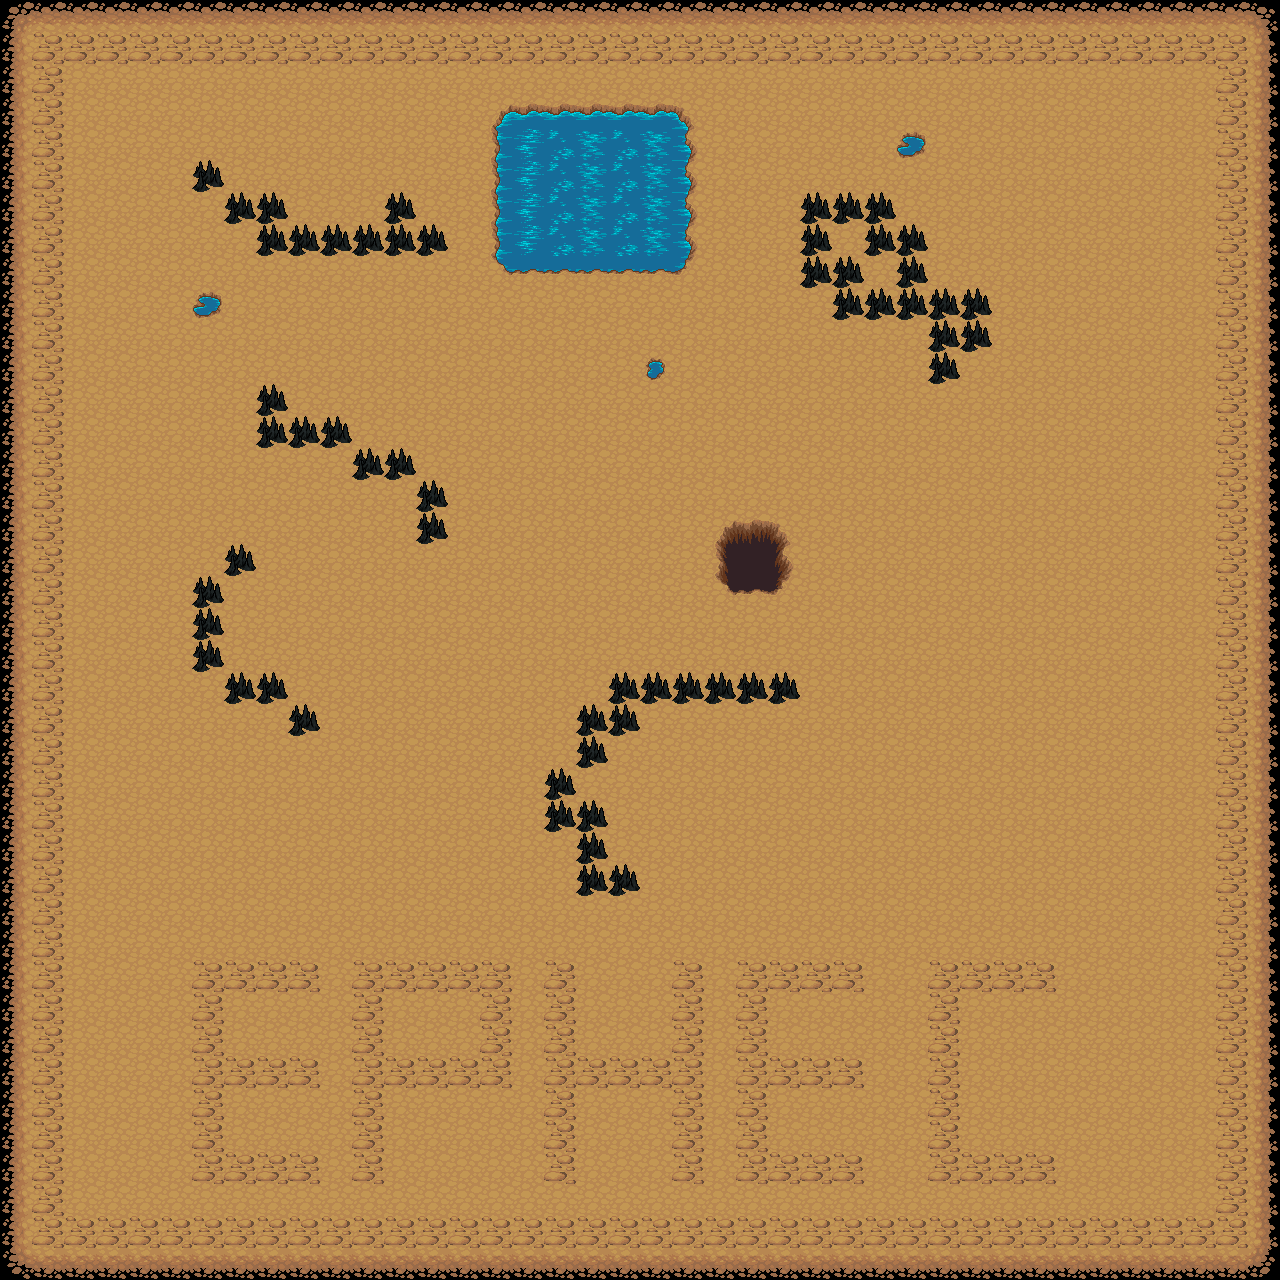

The image is a tile-based game level rendered from a .tmx file. Its description and source (layers, tilesets, objects; grid data summarised) follow:
An orthogonal 40x40 tile map with 32x32 px tiles, 5 tile layers (fond, contour, Pics, passageMapHerbe, ...), 1 hidden layer not drawn, 6 tilesets and 1 object (changemap).

<map version="1.0" orientation="orthogonal" renderorder="right-down" width="40" height="40" tilewidth="32" tileheight="32">
 <tileset firstgid="1" name="dirt" tilewidth="32" tileheight="32">
  <image source="tuiles/LPC Base Assets/tiles/dirt.png" width="96" height="192" />
 </tileset>
 <tileset firstgid="19" name="mountains" tilewidth="32" tileheight="32">
  <image source="tuiles/LPC Base Assets/tiles/mountains.png" width="384" height="288" />
 </tileset>
 <tileset firstgid="127" name="tuile-logic" tilewidth="32" tileheight="32">
  <image source="tuiles/tuile-logic.png" width="160" height="160" />
 </tileset>
 <tileset firstgid="152" name="hole" tilewidth="32" tileheight="32">
  <image source="tuiles/LPC Base Assets/tiles/hole.png" width="96" height="192" />
 </tileset>
 <tileset firstgid="170" name="brackish" tilewidth="32" tileheight="32">
  <image source="tuiles/LPC Base Assets/tiles/brackish.png" width="96" height="192" />
 </tileset>
 <tileset firstgid="188" name="water" tilewidth="32" tileheight="32">
  <image source="tuiles/LPC Base Assets/tiles/water.png" width="96" height="192" />
 </tileset>
 <layer name="fond" width="40" height="40">
  <data>[1600 cells, 1600 non-empty, 9 distinct tile ids]</data>
 </layer>
 <layer name="contour" width="40" height="40">
  <data>[1600 cells, 227 non-empty, 1 distinct tile ids]</data>
 </layer>
 <layer name="Pics" width="40" height="40">
  <data>[1600 cells, 57 non-empty, 1 distinct tile ids]</data>
 </layer>
 <layer name="logic" width="40" height="40" visible="0">
  <data>[1600 cells, 326 non-empty, 9 distinct tile ids]</data>
 </layer>
 <layer name="passageMapHerbe" width="40" height="40">
  <data>[1600 cells, 9 non-empty, 9 distinct tile ids]</data>
 </layer>
 <layer name="water" width="40" height="40">
  <data>[1600 cells, 45 non-empty, 13 distinct tile ids]</data>
 </layer>
 <objectgroup name="trigger" width="64" height="64">
  <object name="eg2" type="changemap" x="729" y="540" width="46" height="47">
   <properties>
    <property name="dest-map" value="exemple-collision2.tmx" />
    <property name="dest-x" value="292" />
    <property name="dest-y" value="210" />
   </properties>
  </object>
 </objectgroup>
</map>
